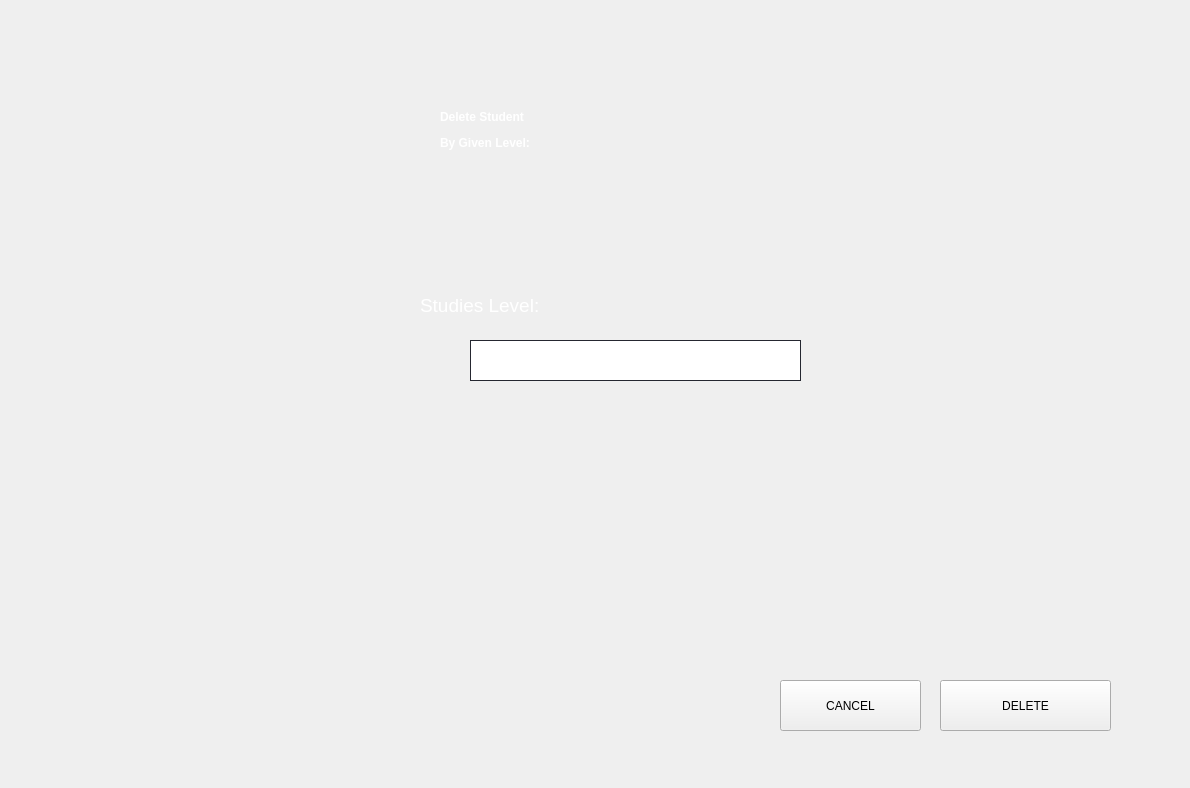
<?xml version="1.0" encoding="UTF-8"?>
<ui version="4.0">
 <class>Form</class>
 <widget class="QWidget" name="Form">
  <property name="geometry">
   <rect>
    <x>0</x>
    <y>0</y>
    <width>1190</width>
    <height>788</height>
   </rect>
  </property>
  <property name="windowTitle">
   <string>Form</string>
  </property>
  <widget class="QPushButton" name="supprimer">
   <property name="geometry">
    <rect>
     <x>940</x>
     <y>680</y>
     <width>171</width>
     <height>51</height>
    </rect>
   </property>
   <property name="styleSheet">
    <string notr="true">font: 75 14pt &quot;Poppins&quot;;
 
</string>
   </property>
   <property name="text">
    <string>DELETE</string>
   </property>
  </widget>
  <widget class="QLabel" name="label">
   <property name="geometry">
    <rect>
     <x>420</x>
     <y>270</y>
     <width>591</width>
     <height>71</height>
    </rect>
   </property>
   <property name="styleSheet">
    <string notr="true"/>
   </property>
   <property name="text">
    <string>&lt;html&gt;&lt;head/&gt;&lt;body&gt;&lt;p&gt;&lt;span style=&quot; font-size:14pt; color:#FFFFFF;&quot;&gt;Studies Level:&lt;/span&gt;&lt;/p&gt;&lt;/body&gt;&lt;/html&gt;</string>
   </property>
  </widget>
  <widget class="QPushButton" name="annuler">
   <property name="geometry">
    <rect>
     <x>780</x>
     <y>680</y>
     <width>141</width>
     <height>51</height>
    </rect>
   </property>
   <property name="styleSheet">
    <string notr="true">font: 75 14pt &quot;Poppins&quot;;
 
</string>
   </property>
   <property name="text">
    <string>CANCEL</string>
   </property>
  </widget>
  <widget class="QLabel" name="section_2">
   <property name="geometry">
    <rect>
     <x>240</x>
     <y>350</y>
     <width>481</width>
     <height>31</height>
    </rect>
   </property>
   <property name="text">
    <string/>
   </property>
  </widget>
  <widget class="QLineEdit" name="niveau">
   <property name="geometry">
    <rect>
     <x>470</x>
     <y>340</y>
     <width>331</width>
     <height>41</height>
    </rect>
   </property>
   <property name="styleSheet">
    <string notr="true">QLineEdit {
border: 1px solid rgb(37,39,48);

padding-left:20px;
padding-right:20px;
}
</string>
   </property>
  </widget>
  <widget class="QLabel" name="niveau_2">
   <property name="geometry">
    <rect>
     <x>480</x>
     <y>380</y>
     <width>491</width>
     <height>41</height>
    </rect>
   </property>
   <property name="text">
    <string/>
   </property>
  </widget>
  <widget class="QLabel" name="label_2">
   <property name="geometry">
    <rect>
     <x>10</x>
     <y>-15</y>
     <width>1191</width>
     <height>791</height>
    </rect>
   </property>
   <property name="text">
    <string/>
   </property>
   <property name="pixmap">
    <pixmap>bg.jpg</pixmap>
   </property>
   <property name="scaledContents">
    <bool>true</bool>
   </property>
  </widget>
  
  <widget class="QLabel" name="label_4">
   <property name="geometry">
    <rect>
     <x>440</x>
     <y>90</y>
     <width>651</width>
     <height>121</height>
    </rect>
   </property>
   <property name="styleSheet">
    <string notr="true">color: rgb(0, 0, 0);

font: 25pt &quot;Poppins Condensed&quot;;

</string>
   </property>
   <property name="text">
    <string>&lt;html&gt;&lt;head/&gt;&lt;body&gt;&lt;p&gt;&lt;span style=&quot; font-weight:600;color:#fff; color:#fff &quot;&gt;Delete Student&lt;/span&gt;&lt;/p&gt;&lt;p&gt;&lt;span style=&quot; font-weight:600;color:#fff; color:#fff &quot;&gt; By Given Level:&lt;/span&gt;&lt;/p&gt;&lt;p&gt;&lt;br/&gt;&lt;/p&gt;&lt;/body&gt;&lt;/html&gt;</string>
   </property>
  </widget>
  <zorder>label_2</zorder>
  <zorder>supprimer</zorder>
  <zorder>label</zorder>
  <zorder>annuler</zorder>
  <zorder>section_2</zorder>
  <zorder>niveau</zorder>
  <zorder>niveau_2</zorder>
  <zorder>label_10</zorder>
  <zorder>label_4</zorder>
 </widget>
 <resources/>
 <connections/>
</ui>
